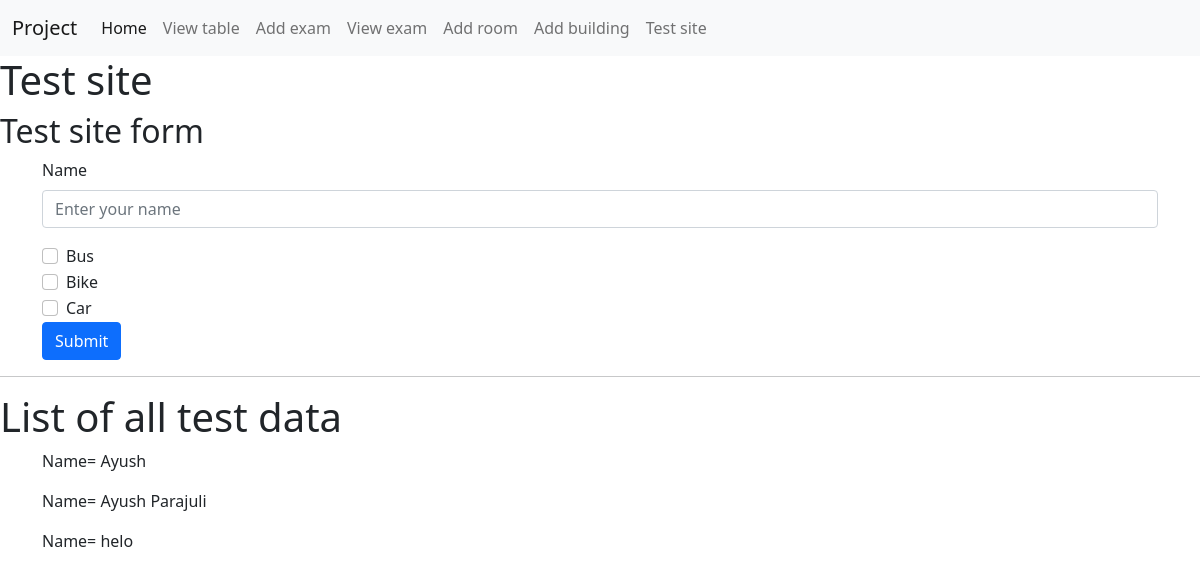
The page /testsite on the database its author committed.
### home/models.py (models this page shows, shortened)
class Testing(models.Model):
    name=models.CharField(max_length=122)

### home/views.py (the view)
# urls.py: path("testsite",views.testsite,name='testsite'),
def testsite(request):
    if request.method == "POST":
        name = request.POST.get('name')
        testing = Testing(name=name)
        testing.save()
        messages.success(request, 'Test data sent')
    alltest_data = Testing.objects.all()
    allnewapp_data = Newapp.objects.all()
    alladdexam_data = Addexam.objects.all()
    data={
        'alltest_data':alltest_data,
        'allnewapp_data':allnewapp_data,
        'alladdexam_data':alladdexam_data,
    }
    return render(request, "testsite.html",data)

### templates/testsite.html (shortened to what this page needs)
{% extends 'base.html' %}
{% block testsitecontent %}
<h1>Test site</h1>
<h2>Test site form</h2>
<div class="container">
    <form method="post" action="/testing">
        <div class="mb-3">
            <label for="name" class="form-label">Name</label>
            <input required type="text" class="form-control" id="name" name="name" placeholder="Enter your name">
        </div>
        <div class="form-check">
            <input class="form-check-input" type="checkbox" value="Bus" id="flexCheckDefault" name="Bus">
            <label class="form-check-label" for="Bus">
              Bus
            </label>
        </div>
        <div class="form-check">
            <input class="form-check-input" type="checkbox" value="Bike" id="flexCheckChecked" name='Bike'>
            <label class="form-check-label" for="Bike">
              Bike
            </label>
        </div>
        <div class="form-check">
            <input class="form-check-input" type="checkbox" value="Car" id="flexCheckChecked" name="Car">
            <label class="form-check-label" for="Car">
              Car
            </label>
        </div>
        <button type="submit" class="btn btn-primary">Submit</button>
    </form>
</div>
<hr>
<h1>List of all test data</h1>
<div class="container">
    {% for atd in alltest_data %}
    <p>Name= {{atd.name}}
    </p>
    {% endfor %}
</div>
{% endblock testsitecontent %}

### rows shown on the page
Testing: name "Ayush"
Testing: name "Ayush Parajuli"
Testing: name "helo"
